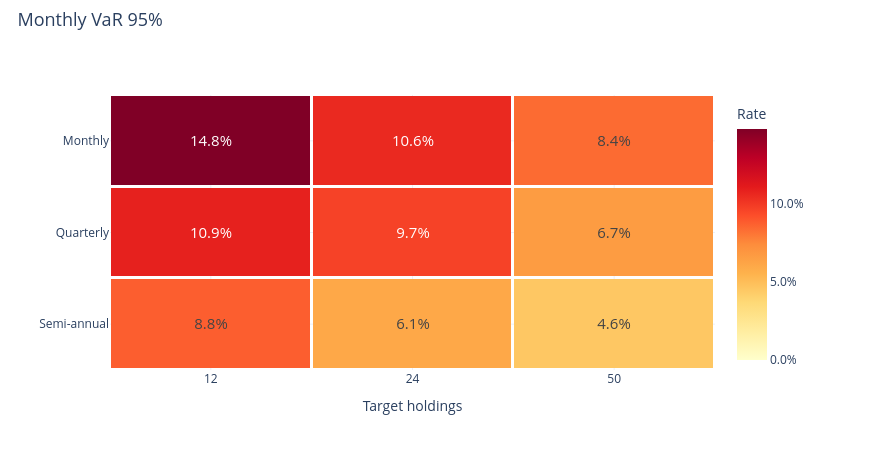

Notebook code cell kept with this figure:
### Markdown cell above
### Monthly 95% VaR

### Code cell
research.heatmap('monthly_var_95')

### Figure 1 — Plotly figure (JSON) as saved in the notebook; plotly's stock layout.template omitted (floating-point values rounded to 4 significant figures)
{"data": [{"colorbar": {"tickformat": ".1%", "title": {"text": "Rate"}}, "colorscale": [[0.0, "rgb(255,255,204)"], [0.125, "rgb(255,237,160)"], [0.25, "rgb(254,217,118)"], [0.375, "rgb(254,178,76)"], [0.5, "rgb(253,141,60)"], [0.625, "rgb(252,78,42)"], [0.75, "rgb(227,26,28)"], [0.875, "rgb(189,0,38)"], [1.0, "rgb(128,0,38)"]], "text": [["14.8%", "10.6%", "8.4%"], ["10.9%", "9.7%", "6.7%"], ["8.8%", "6.1%", "4.6%"]], "textfont": {"size": 15}, "texttemplate": "%{text}", "type": "heatmap", "x": ["12", "24", "50"], "xgap": 3, "y": ["Monthly", "Quarterly", "Semi-annual"], "ygap": 3, "z": [[0.1483, 0.1059, 0.08402], [0.1089, 0.09701, 0.0668], [0.08795, 0.06081, 0.04558]], "zmax": 0.1483, "zmin": 0.0}], "layout": {"height": 450, "hovermode": "closest", "legend": {"font": {"size": 12}, "itemclick": "toggle", "itemdoubleclick": "toggleothers", "x": 1.025, "y": 1}, "margin": {"b": 80, "l": 110, "r": 155, "t": 95}, "title": {"font": {"size": 18}, "text": "Monthly VaR 95%", "x": 0.02, "y": 0.97}, "width": 870, "xaxis": {"title": {"text": "Target holdings"}}, "yaxis": {"autorange": "reversed"}}}
